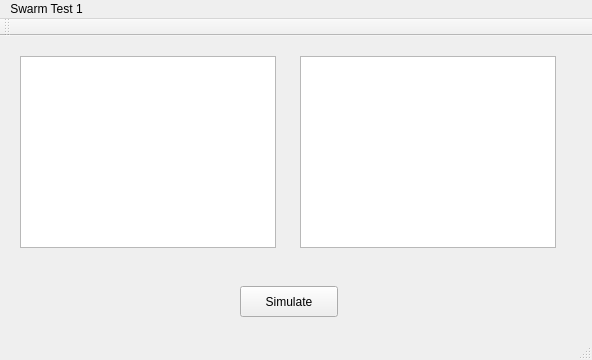
<?xml version="1.0" encoding="UTF-8"?>
<ui version="4.0">
 <class>MainWindow</class>
 <widget class="QMainWindow" name="MainWindow">
  <property name="geometry">
   <rect>
    <x>0</x>
    <y>0</y>
    <width>592</width>
    <height>360</height>
   </rect>
  </property>
  <property name="windowTitle">
   <string>MainWindow</string>
  </property>
  <widget class="QWidget" name="centralWidget">
   <widget class="QGraphicsView" name="xyView">
    <property name="geometry">
     <rect>
      <x>20</x>
      <y>20</y>
      <width>256</width>
      <height>192</height>
     </rect>
    </property>
   </widget>
   <widget class="QGraphicsView" name="xzView">
    <property name="geometry">
     <rect>
      <x>300</x>
      <y>20</y>
      <width>256</width>
      <height>192</height>
     </rect>
    </property>
   </widget>
   <widget class="QPushButton" name="SimulateButton">
    <property name="geometry">
     <rect>
      <x>240</x>
      <y>250</y>
      <width>98</width>
      <height>31</height>
     </rect>
    </property>
    <property name="text">
     <string>Simulate</string>
    </property>
   </widget>
  </widget>
  <widget class="QMenuBar" name="menuBar">
   <property name="geometry">
    <rect>
     <x>0</x>
     <y>0</y>
     <width>592</width>
     <height>27</height>
    </rect>
   </property>
   <widget class="QMenu" name="menuSwarm_Test_1">
    <property name="title">
     <string>Swarm Test 1</string>
    </property>
    <addaction name="actionQuit"/>
   </widget>
   <addaction name="menuSwarm_Test_1"/>
  </widget>
  <widget class="QToolBar" name="mainToolBar">
   <attribute name="toolBarArea">
    <enum>TopToolBarArea</enum>
   </attribute>
   <attribute name="toolBarBreak">
    <bool>false</bool>
   </attribute>
  </widget>
  <widget class="QStatusBar" name="statusBar"/>
  <action name="actionQuit">
   <property name="text">
    <string>Quit</string>
   </property>
  </action>
 </widget>
 <layoutdefault spacing="6" margin="11"/>
 <resources/>
 <connections>
  <connection>
   <sender>actionQuit</sender>
   <signal>triggered()</signal>
   <receiver>MainWindow</receiver>
   <slot>close()</slot>
   <hints>
    <hint type="sourcelabel">
     <x>-1</x>
     <y>-1</y>
    </hint>
    <hint type="destinationlabel">
     <x>295</x>
     <y>179</y>
    </hint>
   </hints>
  </connection>
 </connections>
</ui>
